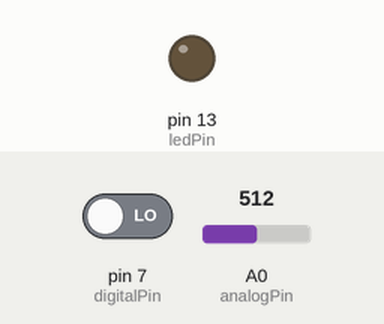
The sketch below on a simulated Arduino Uno, built with avr-gcc and run on an emulated ATmega328P. Shown: output pins drawn as LEDs (lit = HIGH). Inputs (shaded band) come from the test bench; at power-on: pin 7 (digitalPin) LOW, A0 (analogPin) = 512. What the sketch prints to the serial monitor is not drawn.

Above: at 1.2 s.
1.3 s: pin 7 (digitalPin) driven HIGH
At 2.1 s:
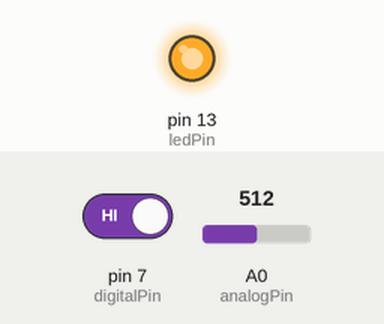
2.8 s: pin 7 (digitalPin) driven LOW
At 3.6 s:
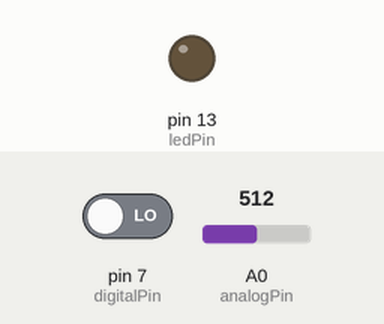
Timing chart, 0 to 5.8 s (numbered marks = the images above; inputs shaded):
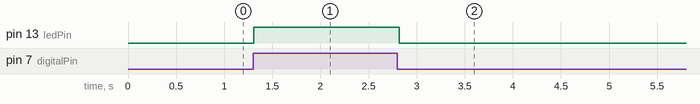

Measured:
- after the input at 1.3 s, pin 13 (ledPin): LOW → HIGH at once
- after the input at 2.8 s, pin 13 (ledPin): HIGH → LOW at once

The sketch:

Touch_sensor_count_when_analog_value.ino
```cpp
// Code to show count when analog voltage values <300

int digitalPin = 7;   // KY-036 digital interface
int analogPin = A0;    // KY-036 analog interface
int ledPin = 13;       // Arduino LED pin
int digitalVal;        // digital readings
int analogVal;         // analog readings
int count = 0;         // Counter for analog value below 300

void setup()
{
  pinMode(digitalPin, INPUT);
  pinMode(analogPin, INPUT);
  pinMode(ledPin, OUTPUT);
  Serial.begin(9600);
}

void loop()
{
  // Read the digital interface
  digitalVal = digitalRead(digitalPin);

  if (digitalVal == HIGH)
  {
    digitalWrite(ledPin, HIGH); // Turn ON Arduino's LED
  }
  else
  {
    digitalWrite(ledPin, LOW);  // Turn OFF Arduino's LED
  }

  // Read analog interface
  analogVal = analogRead(analogPin);
  Serial.println(analogVal);  // Print analog value to serial

  // Check if the analog value is below 300
  if (analogVal < 300)
  {
    count++;  // Increment counter if the value is below 300
  }

  // Print the count to the serial monitor
  Serial.print("Count of analog values below 300: ");
  Serial.println(count);

  delay(100);  // Delay for 100ms
}
```
